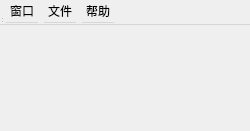
<?xml version="1.0" encoding="UTF-8"?>
<ui version="4.0">
 <class>TimeTableQtClass</class>
 <widget class="QWidget" name="TimeTableQtClass">
  <property name="geometry">
   <rect>
    <x>0</x>
    <y>0</y>
    <width>250</width>
    <height>131</height>
   </rect>
  </property>
  <property name="minimumSize">
   <size>
    <width>250</width>
    <height>100</height>
   </size>
  </property>
  <property name="maximumSize">
   <size>
    <width>250</width>
    <height>16777215</height>
   </size>
  </property>
  <property name="windowTitle">
   <string>TimeTable</string>
  </property>
  <property name="windowIcon">
   <iconset resource="TimeTableQt.qrc">
    <normaloff>:/TimeTableQt/TimeTable.ico</normaloff>:/TimeTableQt/TimeTable.ico</iconset>
  </property>
  <widget class="QWidget" name="centralwidget" native="true">
   <property name="geometry">
    <rect>
     <x>0</x>
     <y>0</y>
     <width>100</width>
     <height>30</height>
    </rect>
   </property>
  </widget>
  <widget class="QMenuBar" name="menubar">
   <property name="geometry">
    <rect>
     <x>0</x>
     <y>0</y>
     <width>250</width>
     <height>25</height>
    </rect>
   </property>
   <property name="minimumSize">
    <size>
     <width>250</width>
     <height>25</height>
    </size>
   </property>
   <widget class="QMenu" name="menufiles">
    <property name="title">
     <string>文件</string>
    </property>
    <addaction name="actioninport"/>
    <addaction name="actionshowall"/>
    <addaction name="actionmoreinfo"/>
   </widget>
   <widget class="QMenu" name="menuhelp">
    <property name="title">
     <string>帮助</string>
    </property>
    <addaction name="actionabout"/>
   </widget>
   <widget class="QMenu" name="menuwindow">
    <property name="title">
     <string>窗口</string>
    </property>
    <addaction name="actiontotop"/>
    <addaction name="actionminimize"/>
    <addaction name="separator"/>
    <addaction name="actionexit"/>
   </widget>
   <addaction name="menuwindow"/>
   <addaction name="menufiles"/>
   <addaction name="menuhelp"/>
  </widget>
  <widget class="QStatusBar" name="statusbar">
   <property name="geometry">
    <rect>
     <x>0</x>
     <y>0</y>
     <width>3</width>
     <height>24</height>
    </rect>
   </property>
  </widget>
  <action name="actionabout">
   <property name="text">
    <string>关于</string>
   </property>
  </action>
  <action name="actioninport">
   <property name="text">
    <string>从文件导入</string>
   </property>
  </action>
  <action name="actiontotop">
   <property name="checkable">
    <bool>true</bool>
   </property>
   <property name="checked">
    <bool>true</bool>
   </property>
   <property name="text">
    <string>窗口置顶</string>
   </property>
  </action>
  <action name="actionminimize">
   <property name="text">
    <string>最小化</string>
   </property>
  </action>
  <action name="actionshowall">
   <property name="text">
    <string>显示所有</string>
   </property>
  </action>
  <action name="actionmoreinfo">
   <property name="text">
    <string>更多信息</string>
   </property>
  </action>
  <action name="actionexit">
   <property name="text">
    <string>退出</string>
   </property>
  </action>
 </widget>
 <resources>
  <include location="TimeTableQt.qrc"/>
 </resources>
 <connections/>
</ui>
